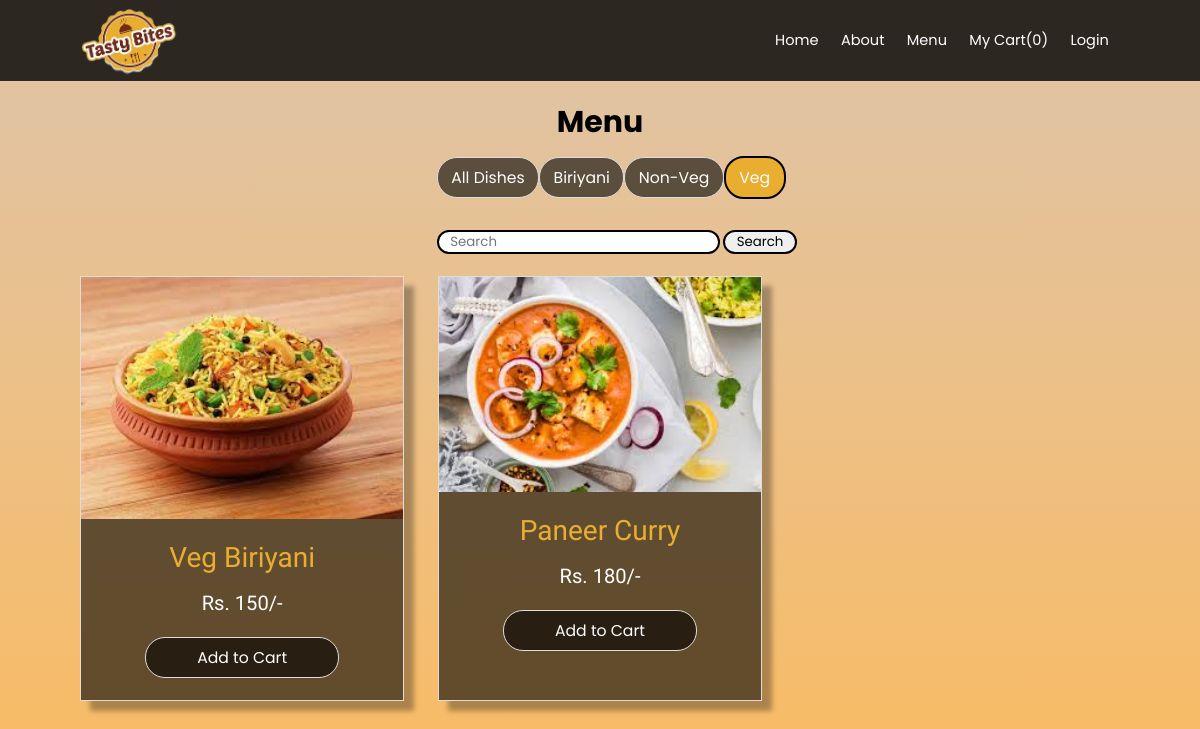
The page /veg/ on the database as committed earlier.
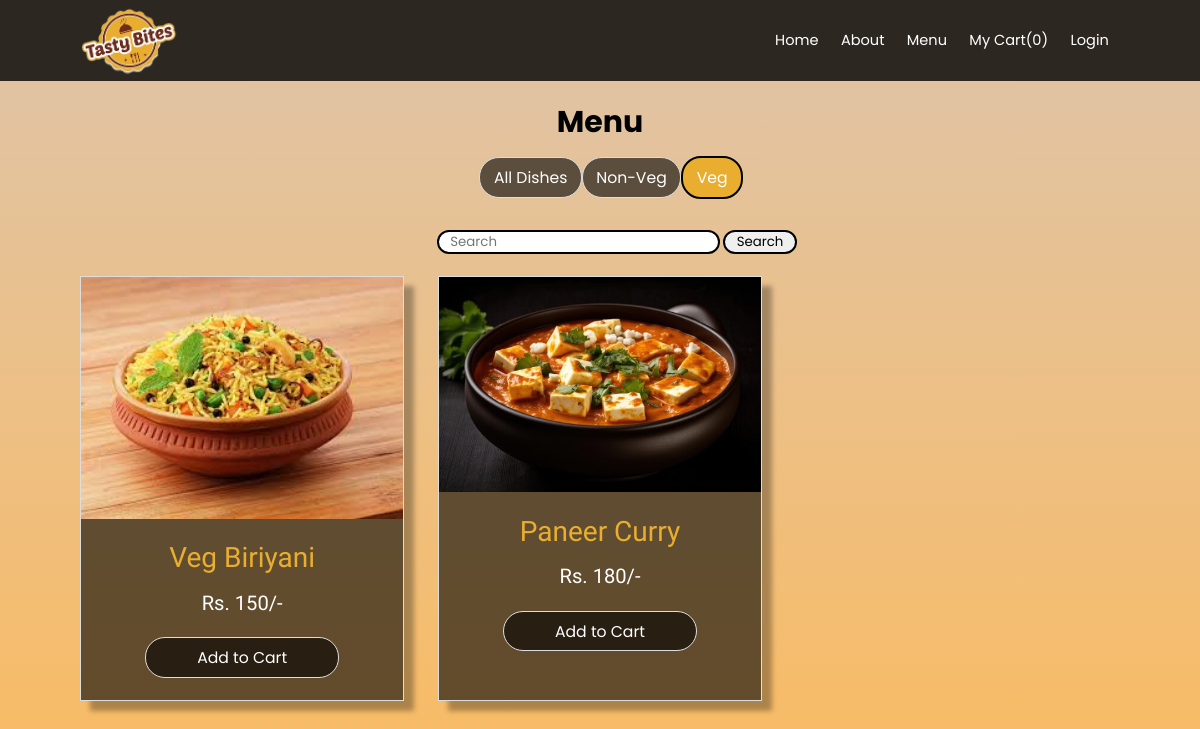
The same page on the database as committed later.
### users/models.py (models this page shows)
class Category(models.Model):
    title = models.CharField(max_length=50)
    slug = models.SlugField(max_length=50)
    class Meta:
        verbose_name_plural = 'Categories'
    def __str__(self):
        return self.title

class Item(models.Model):
    category = models.ManyToManyField(Category, related_name='Items')
    title = models.CharField(max_length=50)
    slug = models.SlugField(max_length=50)
    image = models.ImageField(upload_to='uploads/item images', blank=True, null=True)
    description = models.TextField(blank=True)
    price = models.IntegerField()
    status = models.CharField(max_length=50, choices=STATUS_CHOICES,default=ACTIVE)
    def __str__(self):
        return self.title

### users/views.py (the view)
# urls.py: path('<slug:slug>/',views.category_detail, name='category_detail'),
def category_detail(request,slug):
    category = get_object_or_404(Category, slug=slug)
    items = category.Items.all()
    print(category,items)
    return render(request, 'category_detail.html', {
        'category':category,
        'items':items
    })

### users/cart.py (called while the page is built)
    def __len__(self):
        return sum(item['quantity'] for item in self.cart.values())

### users/context_processors.py (called while the page is built)
def cart(request):
    return {'cart':Cart(request)}

### users/templatetags/catg.py (called while the page is built)
@register.inclusion_tag('catg.html')
def catg():
    categories = Category.objects.all()
    return{'categories':categories}

### users/templates/category_detail.html (shortened to what this page needs)
{% extends 'base.html' %}
{% load catg %}
{% block content %}
<div class="menu-content">
<h1>Menu</h1>
<div class="container">
    {% catg %}
    <div class="search">
        <form action="/search/" method="get">
            <input type="search" name="query" placeholder="Search">
            <button>Search</button>
        </form>
    </div>
    <div class="menu_items_container">
        {% for item in items %}
            <div class="img_cards">
                {% if item.image %}
                <img src="{{item.image.url}}" alt="Image">
                {% endif %}
                <p class="title">{{item.title}}</p>
                <p class="price">Rs. {{item.price}}/-</p>
                <a href="{% url 'add_to_cart' item.id %}">Add to Cart</a>
               </div>
        {% endfor %}
</div>
</div>
</div>
{% endblock %}

### users/templates/catg.html
<div class="btn_container">
    <a href="{% url 'menu' %}" class="btn-cat active_btn" >All Dishes</a>
    {% for category in categories %}
    <a href="{% url 'category_detail' category.slug %}" class="btn-cat" >{{category.title}}</a>
    {% endfor %}
</div>

Rows that differ between the two databases and show on the page:
removed Category: title "Biriyani"
changed Item "Paneer Curry": image: a different picture
